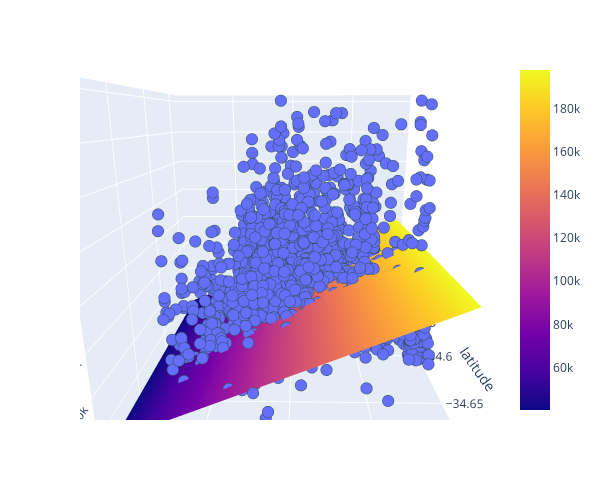

The cell this chart's notebook holds for it:
### Markdown cell above
**Task 2.2.22:** Complete the code below to create a 3D scatter plot, with `"lon"` on the x-axis, `"lat"` on the y-axis, and `"price_aprox_usd"` on the z-axis.

- [What's a scatter plot?](../%40textbook/06-visualization-matplotlib.ipynb#Scatter-Plots)
- [Create a 3D scatter plot in plotly express.](../%40textbook/08-visualization-plotly.ipynb#3D-Scatter-Plots)

### Code cell
# Create 3D scatter plot
fig = px.scatter_3d(
    df,
    x='lon',
    y='lat',
    z='price_aprox_usd',
    labels={"lon": "longitude", "lat": "latitude", "price_aprox_usd": "price"},
    width=600,
    height=500,
)

# Create x and y coordinates for model representation
x_plane = np.linspace(df["lon"].min(), df["lon"].max(), 10)
y_plane = np.linspace(df["lat"].min(), df["lat"].max(), 10)
xx, yy = np.meshgrid(x_plane, y_plane)

# Use model to predict z coordinates
z_plane = model.predict(pd.DataFrame({"lon": x_plane, "lat": y_plane}))
zz = np.tile(z_plane, (10, 1))

# Add plane to figure
fig.add_trace(go.Surface(x=xx, y=yy, z=zz))

# Refine formatting
fig.update_traces(
    marker={"size": 4, "line": {"width": 2, "color": "DarkSlateGrey"}},
    selector={"mode": "markers"},
)

# Display figure
fig.show()

### Figure 1 — Plotly figure (JSON) as saved in the notebook; plotly's stock layout.template omitted (floating-point values rounded to 4 significant figures; data arrays with more than 128 entries replaced by an {"elided": "..."} marker saying what was removed)
{"data": [{"hovertemplate": "longitude=%{x}<br>latitude=%{y}<br>price=%{z}<extra></extra>", "legendgroup": "", "marker": {"color": "#636efa", "line": {"color": "DarkSlateGrey", "width": 2}, "size": 4, "symbol": "circle"}, "mode": "markers", "name": "", "scene": "scene", "showlegend": false, "type": "scatter3d", "x": {"elided": "2658 float values"}, "y": {"elided": "2658 float values"}, "z": {"elided": "2658 float values"}}, {"type": "surface", "x": [[-58.54, -58.52, -58.5, -58.48, -58.46, -58.44, -58.42, -58.4, -58.38, -58.36], [-58.54, -58.52, -58.5, -58.48, -58.46, -58.44, -58.42, -58.4, -58.38, -58.36], [-58.54, -58.52, -58.5, -58.48, -58.46, -58.44, -58.42, -58.4, -58.38, -58.36], [-58.54, -58.52, -58.5, -58.48, -58.46, -58.44, -58.42, -58.4, -58.38, -58.36], [-58.54, -58.52, -58.5, -58.48, -58.46, -58.44, -58.42, -58.4, -58.38, -58.36], [-58.54, -58.52, -58.5, -58.48, -58.46, -58.44, -58.42, -58.4, -58.38, -58.36], [-58.54, -58.52, -58.5, -58.48, -58.46, -58.44, -58.42, -58.4, -58.38, -58.36], [-58.54, -58.52, -58.5, -58.48, -58.46, -58.44, -58.42, -58.4, -58.38, -58.36], [-58.54, -58.52, -58.5, -58.48, -58.46, -58.44, -58.42, -58.4, -58.38, -58.36], [-58.54, -58.52, -58.5, -58.48, -58.46, -58.44, -58.42, -58.4, -58.38, -58.36]], "y": [[-34.69, -34.69, -34.69, -34.69, -34.69, -34.69, -34.69, -34.69, -34.69, -34.69], [-34.68, -34.68, -34.68, -34.68, -34.68, -34.68, -34.68, -34.68, -34.68, -34.68], [-34.66, -34.66, -34.66, -34.66, -34.66, -34.66, -34.66, -34.66, -34.66, -34.66], [-34.64, -34.64, -34.64, -34.64, -34.64, -34.64, -34.64, -34.64, -34.64, -34.64], [-34.62, -34.62, -34.62, -34.62, -34.62, -34.62, -34.62, -34.62, -34.62, -34.62], [-34.61, -34.61, -34.61, -34.61, -34.61, -34.61, -34.61, -34.61, -34.61, -34.61], [-34.59, -34.59, -34.59, -34.59, -34.59, -34.59, -34.59, -34.59, -34.59, -34.59], [-34.57, -34.57, -34.57, -34.57, -34.57, -34.57, -34.57, -34.57, -34.57, -34.57], [-34.55, -34.55, -34.55, -34.55, -34.55, -34.55, -34.55, -34.55, -34.55, -34.55], [-34.54, -34.54, -34.54, -34.54, -34.54, -34.54, -34.54, -34.54, -34.54, -34.54]], "z": [[40320.0, 57810.0, 75300.0, 92790.0, 110300.0, 127800.0, 145300.0, 162800.0, 180300.0, 197700.0], [40320.0, 57810.0, 75300.0, 92790.0, 110300.0, 127800.0, 145300.0, 162800.0, 180300.0, 197700.0], [40320.0, 57810.0, 75300.0, 92790.0, 110300.0, 127800.0, 145300.0, 162800.0, 180300.0, 197700.0], [40320.0, 57810.0, 75300.0, 92790.0, 110300.0, 127800.0, 145300.0, 162800.0, 180300.0, 197700.0], [40320.0, 57810.0, 75300.0, 92790.0, 110300.0, 127800.0, 145300.0, 162800.0, 180300.0, 197700.0], [40320.0, 57810.0, 75300.0, 92790.0, 110300.0, 127800.0, 145300.0, 162800.0, 180300.0, 197700.0], [40320.0, 57810.0, 75300.0, 92790.0, 110300.0, 127800.0, 145300.0, 162800.0, 180300.0, 197700.0], [40320.0, 57810.0, 75300.0, 92790.0, 110300.0, 127800.0, 145300.0, 162800.0, 180300.0, 197700.0], [40320.0, 57810.0, 75300.0, 92790.0, 110300.0, 127800.0, 145300.0, 162800.0, 180300.0, 197700.0], [40320.0, 57810.0, 75300.0, 92790.0, 110300.0, 127800.0, 145300.0, 162800.0, 180300.0, 197700.0]]}], "layout": {"height": 500, "legend": {"tracegroupgap": 0}, "margin": {"t": 60}, "scene": {"aspectmode": "auto", "aspectratio": {"x": 1, "y": 1, "z": 1}, "camera": {"center": {"x": 0, "y": 0, "z": 0}, "eye": {"x": 0.024, "y": -1.449, "z": 0.4061}, "projection": {"type": "perspective"}, "up": {"x": 0, "y": 0, "z": 1}}, "domain": {"x": [0, 1], "y": [0, 1]}, "xaxis": {"title": {"text": "longitude"}, "type": "linear"}, "yaxis": {"title": {"text": "latitude"}, "type": "linear"}, "zaxis": {"title": {"text": "price"}, "type": "linear"}}, "width": 600}}
